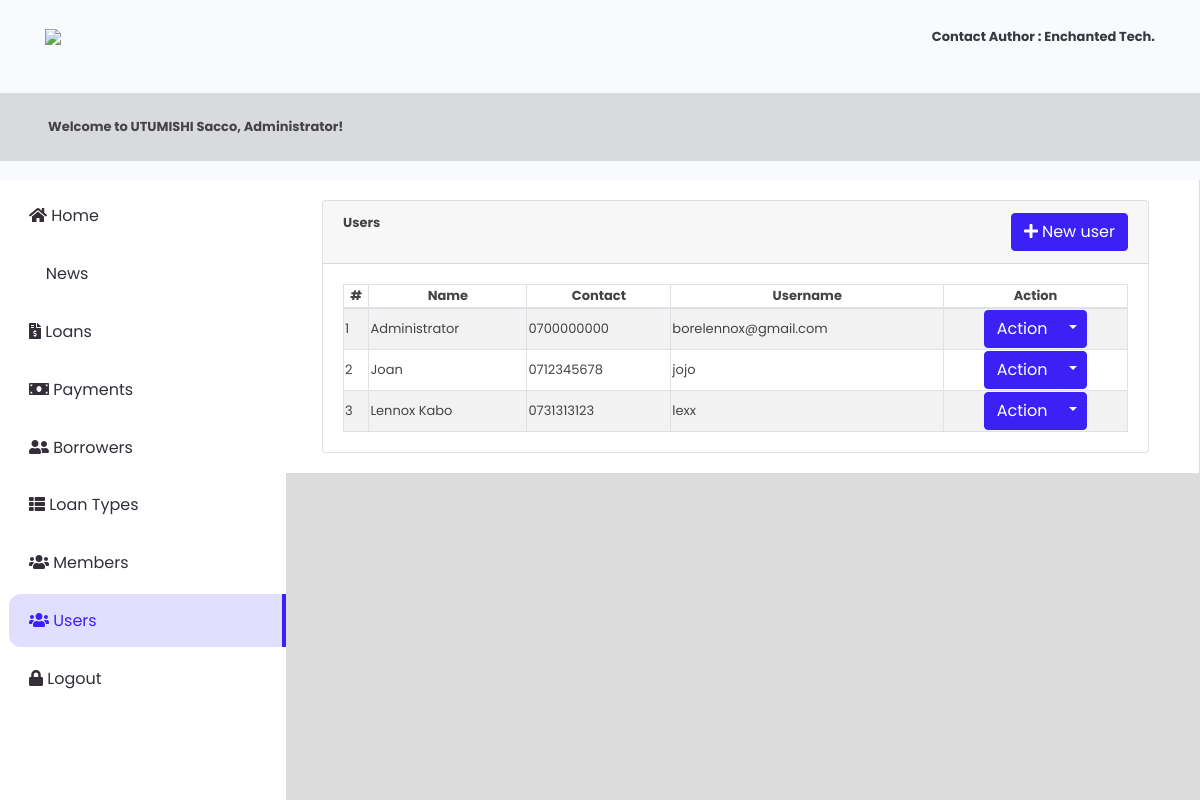
The app's page /index.php?page=users (signed in) with its own data.
### tables this page shows
CREATE TABLE `users` (
  `id` int(30) NOT NULL,
  `name` varchar(200) NOT NULL,
  `contact` text NOT NULL,
  `username` varchar(100) NOT NULL,
  `password` varchar(200) NOT NULL,
  `type` tinyint(1) NOT NULL DEFAULT 2 COMMENT '1=admin , 2 = staff'
);

### users.php (the view, shortened to what this page needs)
<div class="container-fluid">
	<div class="col-lg-12">
		<div class="card">
			<div class="card-header">
				<large class="card-title">
					<b>Users</b>
				</large>
				<button class="btn btn-primary float-right" id="new_user"><i class="fa fa-plus"></i> New user</button>
			</div>
			<div class="card-body">
				<table class="table-striped table-bordered col-md-12">
					<thead>
						<tr>
							<th class="text-center">#</th>
							<th class="text-center">Name</th>
							<th class="text-center">Contact</th>
							<th class="text-center">Username</th>
							<th class="text-center">Action</th>
						</tr>
					</thead>
					<tbody>
						<?php
						include 'db_connect.php';
						$users = $conn->query("SELECT * FROM users order by name asc");
						$i = 1;
						while ($row = $users->fetch_assoc()) :
						?>
							<tr>
								<td>
									<?php echo $i++ ?>
								</td>
								<td>
									<?php echo $row['name'] ?>
								</td>
								<td>
									<?php echo $row['contact'] ?>
								</td>
								<td>
									<?php echo $row['username'] ?>
								</td>
								<td>
									<center>
										<div class="btn-group">
											<button type="button" class="btn btn-primary">Action</button>
											<button type="button" class="btn btn-primary dropdown-toggle dropdown-toggle-split" data-toggle="dropdown" aria-haspopup="true" aria-expanded="false">
											</button>
										</div>
									</center>
								</td>
							</tr>
						<?php endwhile; ?>
					</tbody>
				</table>
			</div>
		</div>
	</div>
</div>

### topbar.php (shortened to what this page needs)
<nav class="navbar navbar-light fixed-top" style="padding:0; height: 180px">
	<div class="container-fluid mt-2 mb-2">
		<div class="col-lg-12 d-flex align-items-center justify-content-between">
			<div class="col-md-2 float-left" style="display: flex;">
				<div class="logo">
					<img src="assets/img/logo.png" width="320px">
				</div>
			</div>
			<div class="col-md-6 text-right text-dark">
				<strong><a href="https://www.enchanted-tech.com/" target="a_blank" class="text-dark">Contact Author : Enchanted Tech.</a></strong>
			</div>
		</div>
	</div>
	<div class="flex flex-row justify-between px-12 py-4 w-full bg-[#80808045]">
		<div class="flex justify-item-start">
			<strong>
				<p>Welcome to UTUMISHI Sacco, <?php echo $user['name'] ?>!</p>
			</strong>
		</div>
	</div>
</nav>

### assets/css/style.css (style rules this page uses)
body { font-family: "Poppins", sans-serif; color: #444444; width: 100%; height: calc(100%); font-size: .813rem; background-color: #f9fafe; }
a { color: #1977cc; }
.navbar-light { background: #f9fafe; }
.align-items-center { align-items: center !important; }
.btn-primary { color: #fff; background-color: #3c21f7; border-color: #3c21f7; }
.table-bordered td, .table-bordered th { white-space: nowrap; }

### index.php (style rules this page uses)
body { background: #80808045; }

### topbar.php (style rules this page uses)
.logo { margin: auto; font-size: 35px; }

### records on screen
users: name "Administrator", contact "0700000000", username "borelennox@gmail.com"
users: name "Joan", contact "0712345678", username "jojo"
users: name "Lennox Kabo", contact "0731313123", username "lexx"
